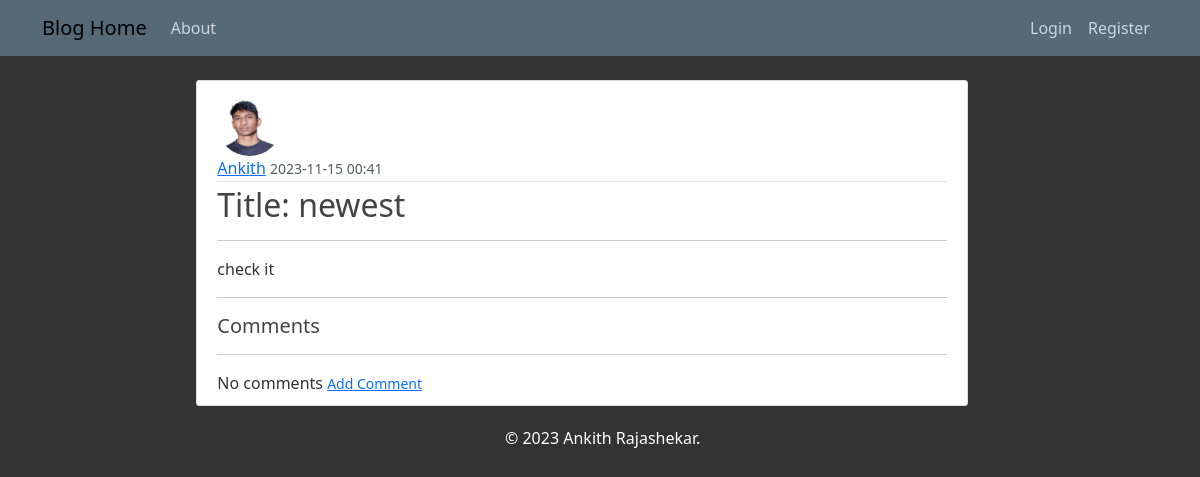
The page /post/13/ on the database as committed earlier.
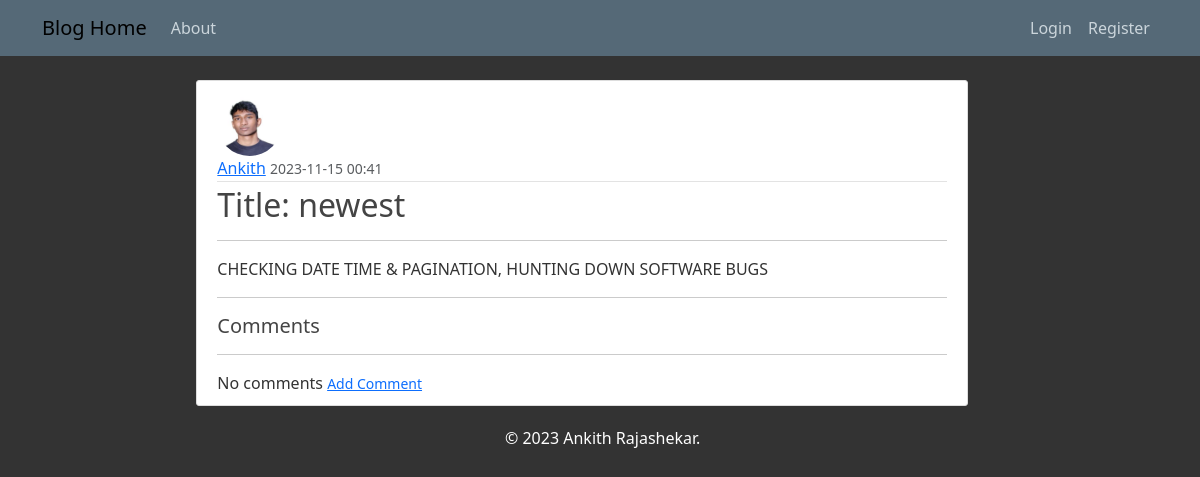
The same page on the database as committed later.
### blog/models.py (models this page shows, shortened)
class Post(models.Model):
  title = models.CharField(max_length=100)
  content = models.TextField()
  date_posted = models.CharField(default=str(dateformat.format(timezone.now(), 'Y-m-d H:i')), max_length=70)
  user = models.ForeignKey(User, on_delete = models.CASCADE) #this just relates the User model to the author field, but it doesn't get the currently logged in user.
  author = models.TextField(default='user', max_length=100)
  image_url = models.URLField(max_length=300)

### users/models.py (models this page shows, shortened)
class Profile(models.Model):
    user = models.OneToOneField(User, on_delete=models.CASCADE)
    username = models.TextField(default='user', max_length=100)
    email = models.EmailField(default='email@email.com')
    image = models.ImageField(default='default.jpg', upload_to='profile_pics') #store locally

### blog/views.py (the view)
# urls.py: path('post/<int:pk>/', PostDetailView.as_view(), name='post-detail'),
class PostDetailView(DetailView): #Made this one strictly with django default conventions, did not rename varibles or paths. Will render details of a single-post when post-link is clicked or path is accessed for single post
    model = Post

### blog/templates/blog/post_detail.html (shortened to what this page needs)
{% extends "blog/base.html" %}
{% block content %}
  <article class="media content-section offset-md-2">
    <img class = "rounded-circle article-img" src = "{{object.user.profile.image.url}}">
    <div class="media-body">
      <div class="article-metadata">
        <a class="mr-2" href="{%url 'user-post' post.user.username%}">{{ object.user }}</a>
        <small class="text-muted">{{ object.date_posted }}</small>
      </div>
      <h2 class="article-title">Title: {{ object.title }}</h2>
      <hr>
      <p class="article-content">{{ object.content }}</p>
    </div>
    <div>
      <hr>
      <h5 class="article-content">Comments</h5>
      <hr>
      {% if not post.comments.all %}
        No comments
        <small class="text-muted">
          <a href="{%url 'comment-create' post.pk%}">Add Comment</a>
        </small>
      {%endif%}
    </div>
  </article>
{% endblock content %}

Rows that differ between the two databases and show on the page:
changed Post "newest": content "check it" → "CHECKING DATE TIME & PAGINATION, HUNTING DOWN SOFTWARE BUGS"
